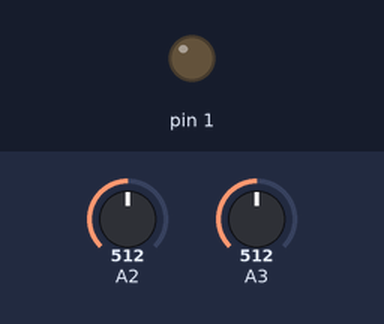
Recording of a sketch running on a simulated Arduino Uno, built with avr-gcc and run on an emulated ATmega328P. Parts: output pins drawn as LEDs (lit = HIGH). Inputs (shaded band) come from the test bench; at power-on: A2 = 512, A3 = 512. Random numbers use the default seed unless the sketch sets one.

Above: at 1.2 s.
1.3 s: A2 set to 716
At 4.1 s:
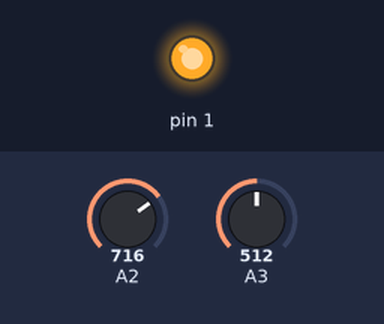
4.3 s: A3 set to 900
7.3 s: A3 set to 716
8.9 s: A2 set to 511
10.4 s: A2 set to 900
At 13.0 s:
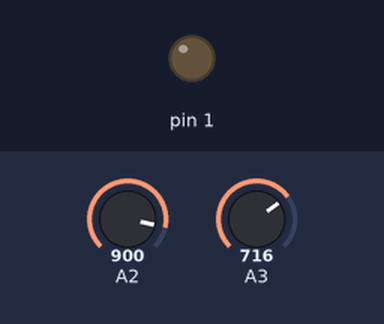
13.4 s: A2 set to 650
16.4 s: A2 set to 641
Timing chart, 0 to 20.4 s (numbered marks = the images above; inputs shaded):
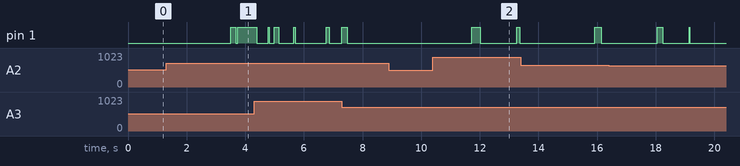

The sketch:

RandomLFO.ino
```cpp
//Super basic random LFO for ATtiny Multiboard (skin up version)
//Pangrus 2018

int valore;
int prossimoValore;

void setup() {
  pinMode (1, OUTPUT);
  TCCR0A = 2 << COM0A0 | 2 << COM0B0 | 3 << WGM00;
  TCCR0B = 0 << WGM02 | 1 << CS00;
}

void loop() {
  if (valore > prossimoValore) valore--;
  if (valore < prossimoValore) valore++;
  if (valore == prossimoValore) prossimoValore = random (0, map(analogRead (2),0,1023,0,255));

  analogWrite (1, valore);
  delay (1024 - analogRead (3));
}
```

Measured:
- after the input at 1.3 s, pin 1: LOW → HIGH after 2.2 s, → LOW 0.17 s later, → HIGH 0.07 s later
- after the input at 8.9 s, every drawn part: stays the same
- after the input at 10.4 s, pin 1: LOW → HIGH after 1.3 s, → LOW 0.28 s later, → HIGH 1.3 s later, → LOW 0.10 s later
